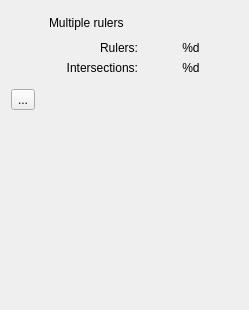
     <widget class="QWidget" name="multirulers">
      <layout class="QGridLayout" name="gridLayout_13" rowstretch="0,0,0,0,0,0" columnstretch="0,0,0,0">
       <item row="0" column="0">
        <widget class="QLabel" name="label_55">
         <property name="minimumSize">
          <size>
           <width>32</width>
           <height>24</height>
          </size>
         </property>
         <property name="maximumSize">
          <size>
           <width>32</width>
           <height>24</height>
          </size>
         </property>
         <property name="text">
          <string/>
         </property>
         <property name="textFormat">
          <enum>Qt::PlainText</enum>
         </property>
         <property name="pixmap">
          <pixmap resource="../topino.qrc">:/ui/toolicons/ruler.png</pixmap>
         </property>
         <property name="scaledContents">
          <bool>false</bool>
         </property>
        </widget>
       </item>
       <item row="3" column="0" colspan="3">
        <spacer name="verticalSpacer_28">
         <property name="orientation">
          <enum>Qt::Vertical</enum>
         </property>
         <property name="sizeHint" stdset="0">
          <size>
           <width>221</width>
           <height>8</height>
          </size>
         </property>
        </spacer>
       </item>
       <item row="4" column="0" colspan="4">
        <layout class="QHBoxLayout" name="horizontalLayout_11" stretch="0,0,0">
         <item>
          <widget class="QToolButton" name="toolRulersInletAtIntersection">
           <property name="toolTip">
            <string>Create an inlet near the rulers' intersection</string>
           </property>
           <property name="statusTip">
            <string>Creates an inlet near the intersection points of all rulers</string>
           </property>
           <property name="text">
            <string>...</string>
           </property>
           <property name="icon">
            <iconset resource="../topino.qrc">
             <normaloff>:/ui/toolicons/ruler.png</normaloff>:/ui/toolicons/ruler.png</iconset>
           </property>
           <property name="iconSize">
            <size>
             <width>64</width>
             <height>32</height>
            </size>
           </property>
          </widget>
         </item>
         <item>
          <spacer name="horizontalSpacer_4">
           <property name="orientation">
            <enum>Qt::Horizontal</enum>
           </property>
           <property name="sizeHint" stdset="0">
            <size>
             <width>72</width>
             <height>20</height>
            </size>
           </property>
          </spacer>
         </item>
         <item>
          <spacer name="horizontalSpacer_3">
           <property name="orientation">
            <enum>Qt::Horizontal</enum>
           </property>
           <property name="sizeHint" stdset="0">
            <size>
             <width>72</width>
             <height>20</height>
            </size>
           </property>
          </spacer>
         </item>
        </layout>
       </item>
       <item row="1" column="0" colspan="2">
        <widget class="QLabel" name="label_58">
         <property name="sizePolicy">
          <sizepolicy hsizetype="Preferred" vsizetype="Preferred">
           <horstretch>1</horstretch>
           <verstretch>0</verstretch>
          </sizepolicy>
         </property>
         <property name="text">
          <string>Rulers:</string>
         </property>
         <property name="alignment">
          <set>Qt::AlignRight|Qt::AlignTrailing|Qt::AlignVCenter</set>
         </property>
        </widget>
       </item>
       <item row="1" column="2" colspan="2">
        <widget class="QLabel" name="propRulersAmount">
         <property name="sizePolicy">
          <sizepolicy hsizetype="Preferred" vsizetype="Preferred">
           <horstretch>5</horstretch>
           <verstretch>0</verstretch>
          </sizepolicy>
         </property>
         <property name="text">
          <string>%d</string>
         </property>
         <property name="alignment">
          <set>Qt::AlignCenter</set>
         </property>
        </widget>
       </item>
       <item row="5" column="0" colspan="3">
        <spacer name="verticalSpacer_29">
         <property name="orientation">
          <enum>Qt::Vertical</enum>
         </property>
         <property name="sizeHint" stdset="0">
          <size>
           <width>221</width>
           <height>189</height>
          </size>
         </property>
        </spacer>
       </item>
       <item row="0" column="1" colspan="2">
        <widget class="QLabel" name="label_56">
         <property name="text">
          <string>Multiple rulers</string>
         </property>
        </widget>
       </item>
       <item row="2" column="0" colspan="2">
        <widget class="QLabel" name="label_59">
         <property name="sizePolicy">
          <sizepolicy hsizetype="Preferred" vsizetype="Preferred">
           <horstretch>1</horstretch>
           <verstretch>0</verstretch>
          </sizepolicy>
         </property>
         <property name="text">
          <string>Intersections:</string>
         </property>
         <property name="alignment">
          <set>Qt::AlignRight|Qt::AlignTrailing|Qt::AlignVCenter</set>
         </property>
        </widget>
       </item>
       <item row="2" column="2" colspan="2">
        <widget class="QLabel" name="propRulersIntersections">
         <property name="sizePolicy">
          <sizepolicy hsizetype="Preferred" vsizetype="Preferred">
           <horstretch>5</horstretch>
           <verstretch>0</verstretch>
          </sizepolicy>
         </property>
         <property name="text">
          <string>%d</string>
         </property>
         <property name="alignment">
          <set>Qt::AlignCenter</set>
         </property>
        </widget>
       </item>
      </layout>
     </widget>
